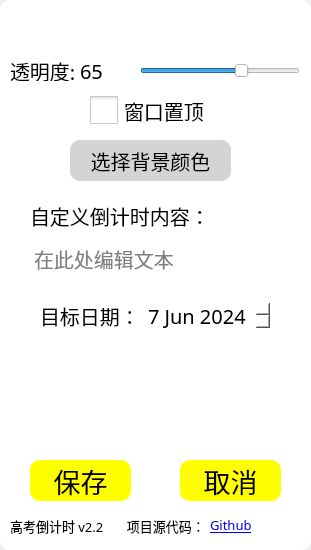
<?xml version="1.0" encoding="UTF-8"?>
<ui version="4.0">
 <class>Timer_Config</class>
 <widget class="QWidget" name="Timer_Config">
  <property name="geometry">
   <rect>
    <x>0</x>
    <y>0</y>
    <width>311</width>
    <height>550</height>
   </rect>
  </property>
  <property name="sizePolicy">
   <sizepolicy hsizetype="Fixed" vsizetype="Fixed">
    <horstretch>0</horstretch>
    <verstretch>0</verstretch>
   </sizepolicy>
  </property>
  <property name="windowTitle">
   <string>Form</string>
  </property>
  <widget class="QWidget" name="widget" native="true">
   <property name="geometry">
    <rect>
     <x>0</x>
     <y>0</y>
     <width>311</width>
     <height>550</height>
    </rect>
   </property>
   <property name="sizePolicy">
    <sizepolicy hsizetype="Fixed" vsizetype="Fixed">
     <horstretch>0</horstretch>
     <verstretch>0</verstretch>
    </sizepolicy>
   </property>
   <property name="styleSheet">
    <string notr="true">border-radius:10%;
background-color: rgb(255, 255, 255);</string>
   </property>
   <widget class="QSlider" name="horizontalSlider">
    <property name="geometry">
     <rect>
      <x>140</x>
      <y>60</y>
      <width>160</width>
      <height>22</height>
     </rect>
    </property>
    <property name="maximum">
     <number>100</number>
    </property>
    <property name="value">
     <number>65</number>
    </property>
    <property name="orientation">
     <enum>Qt::Horizontal</enum>
    </property>
   </widget>
   <widget class="QLabel" name="label">
    <property name="geometry">
     <rect>
      <x>10</x>
      <y>60</y>
      <width>71</width>
      <height>21</height>
     </rect>
    </property>
    <property name="font">
     <font>
      <family>MaoKenTangYuan (beta)</family>
      <pointsize>15</pointsize>
     </font>
    </property>
    <property name="text">
     <string>透明度:</string>
    </property>
   </widget>
   <widget class="QLabel" name="transpearnt_pctg">
    <property name="geometry">
     <rect>
      <x>80</x>
      <y>60</y>
      <width>41</width>
      <height>21</height>
     </rect>
    </property>
    <property name="font">
     <font>
      <family>MaoKenTangYuan (beta)</family>
      <pointsize>15</pointsize>
     </font>
    </property>
    <property name="text">
     <string>65</string>
    </property>
   </widget>
   <widget class="QPushButton" name="pushButton">
    <property name="geometry">
     <rect>
      <x>30</x>
      <y>460</y>
      <width>101</width>
      <height>41</height>
     </rect>
    </property>
    <property name="font">
     <font>
      <family>MaoKenTangYuan (beta)</family>
      <pointsize>20</pointsize>
     </font>
    </property>
    <property name="styleSheet">
     <string notr="true">border-radius:10px;
background-color: rgb(255, 255, 0);</string>
    </property>
    <property name="text">
     <string>保存</string>
    </property>
   </widget>
   <widget class="QPushButton" name="pushButton_2">
    <property name="geometry">
     <rect>
      <x>180</x>
      <y>460</y>
      <width>101</width>
      <height>41</height>
     </rect>
    </property>
    <property name="font">
     <font>
      <family>MaoKenTangYuan (beta)</family>
      <pointsize>20</pointsize>
     </font>
    </property>
    <property name="styleSheet">
     <string notr="true">border-radius:10px;
background-color: rgb(255, 255, 0);</string>
    </property>
    <property name="text">
     <string>取消</string>
    </property>
   </widget>
   <widget class="QCheckBox" name="checkBox">
    <property name="geometry">
     <rect>
      <x>90</x>
      <y>90</y>
      <width>121</width>
      <height>41</height>
     </rect>
    </property>
    <property name="font">
     <font>
      <family>MaoKenTangYuan (beta)</family>
      <pointsize>15</pointsize>
     </font>
    </property>
    <property name="autoFillBackground">
     <bool>false</bool>
    </property>
    <property name="styleSheet">
     <string notr="true">QCheckBox::indicator {width: 28px; height: 28px}

QCheckBox::indicator:checked {image: url(:/icon/checked.png);}

QCheckBox::indicator:enabled:unchecked {
        image: url(:/icon/unchecked.png);
}</string>
    </property>
    <property name="text">
     <string>窗口置顶</string>
    </property>
    <property name="checked">
     <bool>false</bool>
    </property>
   </widget>
   <widget class="QPushButton" name="pushButton_3">
    <property name="geometry">
     <rect>
      <x>70</x>
      <y>140</y>
      <width>161</width>
      <height>41</height>
     </rect>
    </property>
    <property name="font">
     <font>
      <family>MaoKenTangYuan (beta)</family>
      <pointsize>15</pointsize>
     </font>
    </property>
    <property name="styleSheet">
     <string notr="true">background-color: rgb(212, 212, 212);
border-color: qlineargradient(spread:pad, x1:0, y1:0, x2:1, y2:0, stop:0 rgba(51, 222, 255, 170), stop:1 rgba(112, 255, 255, 255));</string>
    </property>
    <property name="text">
     <string>选择背景颜色</string>
    </property>
   </widget>
   <widget class="QLabel" name="label_2">
    <property name="geometry">
     <rect>
      <x>30</x>
      <y>200</y>
      <width>191</width>
      <height>31</height>
     </rect>
    </property>
    <property name="font">
     <font>
      <family>MaoKenTangYuan (beta)</family>
      <pointsize>15</pointsize>
     </font>
    </property>
    <property name="text">
     <string>自定义倒计时内容：</string>
    </property>
   </widget>
   <widget class="QTextEdit" name="textEdit">
    <property name="geometry">
     <rect>
      <x>30</x>
      <y>240</y>
      <width>251</width>
      <height>41</height>
     </rect>
    </property>
    <property name="font">
     <font>
      <family>MaoKenTangYuan (beta)</family>
      <pointsize>15</pointsize>
     </font>
    </property>
    <property name="styleSheet">
     <string notr="true">border-color: rgb(0, 0, 0);</string>
    </property>
    <property name="frameShape">
     <enum>QFrame::Box</enum>
    </property>
    <property name="frameShadow">
     <enum>QFrame::Plain</enum>
    </property>
    <property name="lineWidth">
     <number>5</number>
    </property>
    <property name="lineWrapMode">
     <enum>QTextEdit::NoWrap</enum>
    </property>
    <property name="acceptRichText">
     <bool>false</bool>
    </property>
    <property name="placeholderText">
     <string>在此处编辑文本</string>
    </property>
   </widget>
   <widget class="QLabel" name="label_3">
    <property name="geometry">
     <rect>
      <x>10</x>
      <y>510</y>
      <width>191</width>
      <height>31</height>
     </rect>
    </property>
    <property name="font">
     <font>
      <family>MaoKenTangYuan (beta)</family>
      <pointsize>10</pointsize>
     </font>
    </property>
    <property name="text">
     <string>高考倒计时 v2.2       项目源代码：</string>
    </property>
   </widget>
   <widget class="QLabel" name="label_4">
    <property name="geometry">
     <rect>
      <x>210</x>
      <y>515</y>
      <width>53</width>
      <height>20</height>
     </rect>
    </property>
    <property name="font">
     <font>
      <family>MaoKenTangYuan (beta)</family>
      <pointsize>10</pointsize>
      <underline>true</underline>
     </font>
    </property>
    <property name="styleSheet">
     <string notr="true">color: rgb(0, 0, 255);</string>
    </property>
    <property name="text">
     <string>&lt;a href=&quot;https://github.com/xiefujiang/Timer&quot;&gt;Github&lt;/a&gt;</string>
    </property>
    <property name="openExternalLinks">
     <bool>true</bool>
    </property>
   </widget>
   <widget class="QDateEdit" name="dateEdit">
    <property name="geometry">
     <rect>
      <x>140</x>
      <y>300</y>
      <width>131</width>
      <height>31</height>
     </rect>
    </property>
    <property name="font">
     <font>
      <family>MaoKenTangYuan (beta)</family>
      <pointsize>15</pointsize>
     </font>
    </property>
    <property name="alignment">
     <set>Qt::AlignCenter</set>
    </property>
    <property name="dateTime">
     <datetime>
      <hour>0</hour>
      <minute>0</minute>
      <second>0</second>
      <year>2024</year>
      <month>6</month>
      <day>7</day>
     </datetime>
    </property>
    <property name="time">
     <time>
      <hour>0</hour>
      <minute>0</minute>
      <second>0</second>
     </time>
    </property>
    <property name="maximumDateTime">
     <datetime>
      <hour>23</hour>
      <minute>59</minute>
      <second>59</second>
      <year>6666</year>
      <month>6</month>
      <day>7</day>
     </datetime>
    </property>
    <property name="maximumDate">
     <date>
      <year>6666</year>
      <month>6</month>
      <day>7</day>
     </date>
    </property>
    <property name="maximumTime">
     <time>
      <hour>23</hour>
      <minute>59</minute>
      <second>59</second>
     </time>
    </property>
    <property name="currentSection">
     <enum>QDateTimeEdit::DaySection</enum>
    </property>
    <property name="calendarPopup">
     <bool>false</bool>
    </property>
   </widget>
   <widget class="QLabel" name="label_5">
    <property name="geometry">
     <rect>
      <x>40</x>
      <y>300</y>
      <width>91</width>
      <height>31</height>
     </rect>
    </property>
    <property name="font">
     <font>
      <family>MaoKenTangYuan (beta)</family>
      <pointsize>15</pointsize>
     </font>
    </property>
    <property name="text">
     <string>目标日期：</string>
    </property>
   </widget>
   <zorder>horizontalSlider</zorder>
   <zorder>transpearnt_pctg</zorder>
   <zorder>label</zorder>
   <zorder>pushButton</zorder>
   <zorder>pushButton_2</zorder>
   <zorder>checkBox</zorder>
   <zorder>pushButton_3</zorder>
   <zorder>label_2</zorder>
   <zorder>textEdit</zorder>
   <zorder>label_3</zorder>
   <zorder>label_4</zorder>
   <zorder>dateEdit</zorder>
   <zorder>label_5</zorder>
  </widget>
 </widget>
 <resources/>
 <connections/>
</ui>
